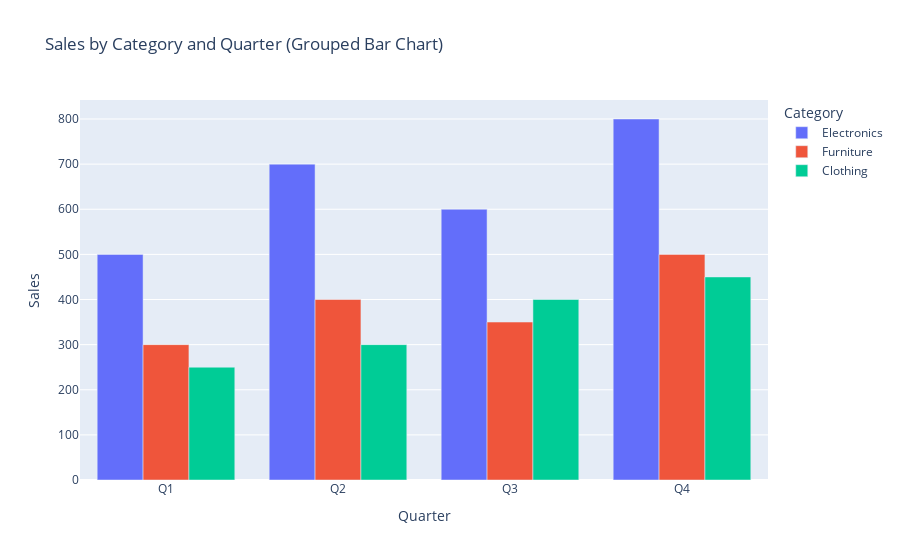

The code cell stored with this chart in its notebook:
### Markdown cell above
# Grouped Bar Chart

### Code cell
fig_grouped = px.bar(
    df,
    x='Quarter',
    y='Sales',
    color='Category', # Define the color of the bars
    barmode='group', # Change the bar mode to 'group'
    title='Sales by Category and Quarter (Grouped Bar Chart)'
)
fig_grouped.show()

### Figure 1 — Plotly figure (JSON) as saved in the notebook; plotly's stock layout.template omitted (floating-point values rounded to 4 significant figures)
{"data": [{"alignmentgroup": "True", "hovertemplate": "Category=Electronics<br>Quarter=%{x}<br>Sales=%{y}<extra></extra>", "legendgroup": "Electronics", "marker": {"color": "#636efa", "pattern": {"shape": ""}}, "name": "Electronics", "offsetgroup": "Electronics", "orientation": "v", "showlegend": true, "textposition": "auto", "type": "bar", "x": ["Q1", "Q2", "Q3", "Q4"], "xaxis": "x", "y": [500, 700, 600, 800], "yaxis": "y"}, {"alignmentgroup": "True", "hovertemplate": "Category=Furniture<br>Quarter=%{x}<br>Sales=%{y}<extra></extra>", "legendgroup": "Furniture", "marker": {"color": "#EF553B", "pattern": {"shape": ""}}, "name": "Furniture", "offsetgroup": "Furniture", "orientation": "v", "showlegend": true, "textposition": "auto", "type": "bar", "x": ["Q1", "Q2", "Q3", "Q4"], "xaxis": "x", "y": [300, 400, 350, 500], "yaxis": "y"}, {"alignmentgroup": "True", "hovertemplate": "Category=Clothing<br>Quarter=%{x}<br>Sales=%{y}<extra></extra>", "legendgroup": "Clothing", "marker": {"color": "#00cc96", "pattern": {"shape": ""}}, "name": "Clothing", "offsetgroup": "Clothing", "orientation": "v", "showlegend": true, "textposition": "auto", "type": "bar", "x": ["Q1", "Q2", "Q3", "Q4"], "xaxis": "x", "y": [250, 300, 400, 450], "yaxis": "y"}], "layout": {"barmode": "group", "legend": {"title": {"text": "Category"}, "tracegroupgap": 0}, "title": {"text": "Sales by Category and Quarter (Grouped Bar Chart)"}, "xaxis": {"anchor": "y", "domain": [0, 1], "title": {"text": "Quarter"}}, "yaxis": {"anchor": "x", "domain": [0, 1], "title": {"text": "Sales"}}}}
